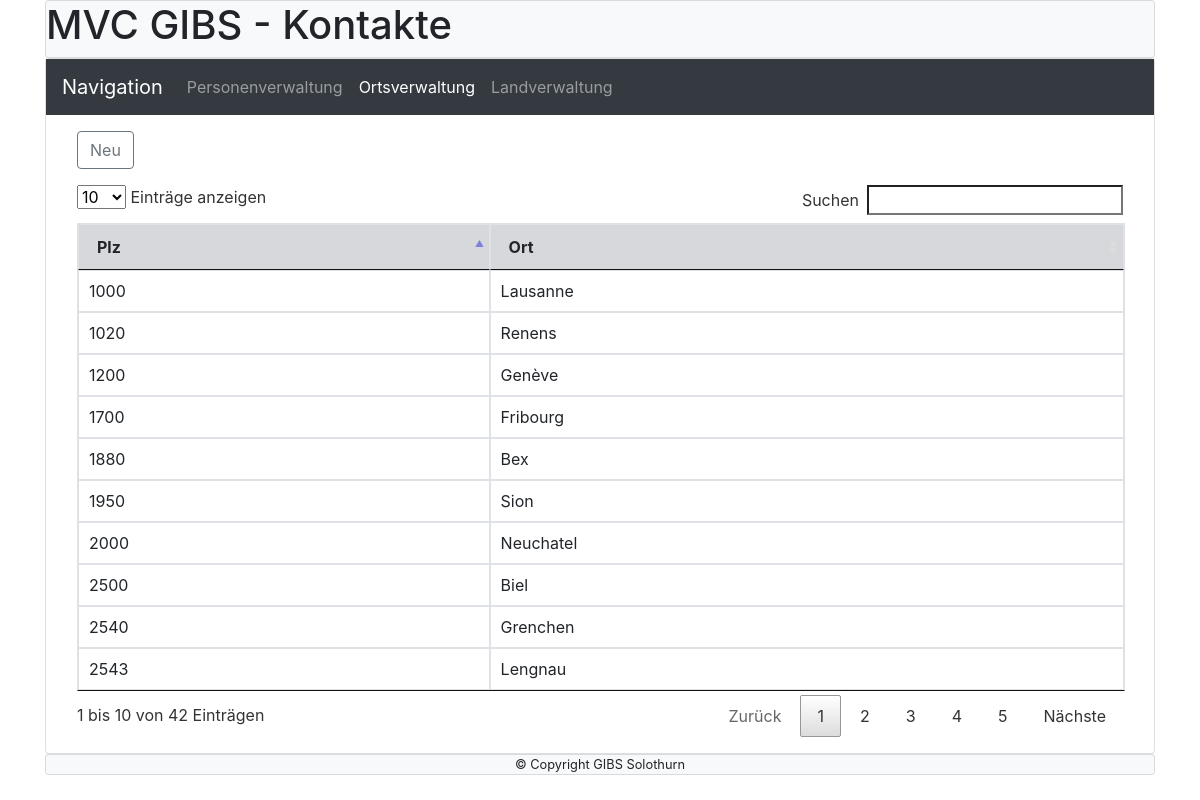
The page /index.php?id=ort on the database its author committed.
### tables this page shows
CREATE TABLE `ort` (
    `oid` int(11) NOT NULL auto_increment,
    `plz` int(11) NOT NULL,
    `ort` varchar(30) NOT NULL,
    PRIMARY KEY (`oid`)
  );

### php/application.php (called while the page is built, shortened)
<?php
function ort()
{
    setValue('data', db_select_ort());
    return runTemplate("templates/ort.htm.php");
}

### php/db.php (called while the page is built, shortened)
<?php
function db_select_ort($oid = null)
{
    return sqlSelect("select * from ort" . (isset($oid) ? " WHERE oid = $oid" : ''));
}

### templates/ort.htm.php (the view, shortened to what this page needs)
<div class="row">
  <div class="col-2">
    <a class="btn btn-outline-secondary" name="new"
      href="<?= $_REQUEST['SCRIPT_NAME']."?id=create_ort"?>">Neu</a>
  </div>
</div>
<table id="ortTable"
  class="table table-bordered table-hover <?= count(getValue('data')) > 0 ? '' : 'hidden'?>">
  <thead class="table-secondary">
    <td scope="col">
      <b>Plz</b>
    </td>
    <td scope="col">
      <b>Ort</b>
    </td>
  </thead>
  <tbody>
    <?php
      foreach (getValue('data') as $ort) {
          echo "<tr onClick='selectOrt(".$ort['oid'].")'>
                <td>
                  ".$ort['plz']."
                </td>
                <td>
                ".$ort['ort']."
                </td>
              </tr>";
      }
    ?>
  </tbody>
</table>

### index.php (shortened to what this page needs)
<?php
include("php/util.php");
include("php/db.php");
include("php/application.php");
$func = $_REQUEST['id'];
setValue('inhalt', $func());
echo runTemplate("templates/index.htm.php");

### templates/index.htm.php (shortened to what this page needs)
<!doctype html>
<html>
<head>
  <link rel="stylesheet" type="text/css" href="bootstrap/css/bootstrap.css">
  <link rel="stylesheet" type="text/css" href="css/styles.css">
  <link rel="stylesheet" type="text/css" href="fontawesome/css/all.css">
  <link rel="stylesheet" type="text/css" href="datatables/dataTables.css">
</head>
<body>
  <div class="container">
    <div class="card text-left bg-light">
      <div class="row align-items-center">
        <div class="col">
          <h1>MVC GIBS - Kontakte</h1>
        </div>
      </div>
    </div>
    <div class="card text-left">
      <?php menu(getValue('cfg_menu_list'), getValue('cfg_menu'));?>
      <div class="row m-3">
        <div class="col-12" style="overflow: auto">
          <?= getValue('inhalt'); ?>
        </div>
      </div>
    </div>
    <div class="card text-center bg-light">
      <span class="small">&copy; Copyright GIBS Solothurn</span>
    </div>
  </div>
</body>
</html>

### php/util.php (shortened to what this page needs)
<?php
$params = array();
function runTemplate($template)
{
    include($template);
    $inhalt=ob_get_contents();
    return $inhalt;
}
function setValue($key, $value)
{
    global $params;
    $params[$key] = $value;
}
function getValue($key)
{
    global $params;
    return $params[$key];
}
function menu($mlist, $template)
{
    $printmenu = "";
    $active_link = array_key_exists(getValue('func'), getValue('cfg_menu_list'))  == true ? getValue('func') : (array_key_exists(getValue('func'), getValue('cfb_sub_tabs')) ? getValue('cfb_sub_tabs')[getValue('func')] : null);
    foreach ($mlist as $element => $option) {
        if (!empty($option)) {
            $active = "";
            if ($element == $active_link) {
                $active = "active";
            }
            $printmenu .= "<li class=\"nav-item\"><a class=\"nav-link $active\" href=\"".$_SERVER['PHP_SELF']."?id=".$element."\">".$option."</a></li>";
        }
    }
    include($template);
}
function sqlSelect($sql)
{
    $result = mysqli_query(getValue('cfg_db'), $sql);
    $data = array();
    while ($row=mysqli_fetch_assoc($result)) {
        $data[]=$row;
    }
    return $data;
}

### templates/menuBar.htm.php (shortened to what this page needs)
<nav class="navbar navbar-expand-lg navbar-dark bg-dark">
    <a class="navbar-brand" href="#">Navigation</a>
    <div class="collapse navbar-collapse" id="navbarNav">
        <ul class="navbar-nav">
            <?= $printmenu?>
        </ul>
    </div>
</nav>

### datatables/datatables.css (style rules this page uses)
table.dataTable { width: 100%; margin: 0 auto; clear: both; border-collapse: separate; border-spacing: 0; }
table.dataTable thead th, table.dataTable thead td { padding: 10px 18px; border-bottom: 1px solid #111; }
table.dataTable thead .sorting, table.dataTable thead .sorting_asc, table.dataTable thead .sorting_desc, table.dataTable thead .sorting_asc_disabled, table.dataTable thead .sorting_desc_disabled { cursor: pointer; *cursor: hand; background-repeat: no-repeat; background-position: center right; }
table.dataTable thead .sorting { background-image: url("DataTables-1.10.18/images/sort_both.png"); }
table.dataTable thead .sorting_asc { background-image: url("DataTables-1.10.18/images/sort_asc.png"); }
table.dataTable tbody tr { background-color: #ffffff; }
table.dataTable tbody th, table.dataTable tbody td { padding: 8px 10px; }
table.dataTable.no-footer { border-bottom: 1px solid #111; }
table.dataTable, table.dataTable th, table.dataTable td { box-sizing: content-box; }

### rows shown on the page
ort: plz "1000", ort "Lausanne"
ort: plz "1020", ort "Renens"
ort: plz "1200", ort "Genève"
ort: plz "1700", ort "Fribourg"
ort: plz "1880", ort "Bex"
ort: plz "2000", ort "Neuchatel"
ort: plz "2500", ort "Biel"
ort: plz "2540", ort "Grenchen"
ort: plz "2543", ort "Lengnau"
ort: plz "1950", ort "Sion"

### other values the page prints
$option "Personenverwaltung"
$option "Ortsverwaltung"
$option "Landverwaltung"
